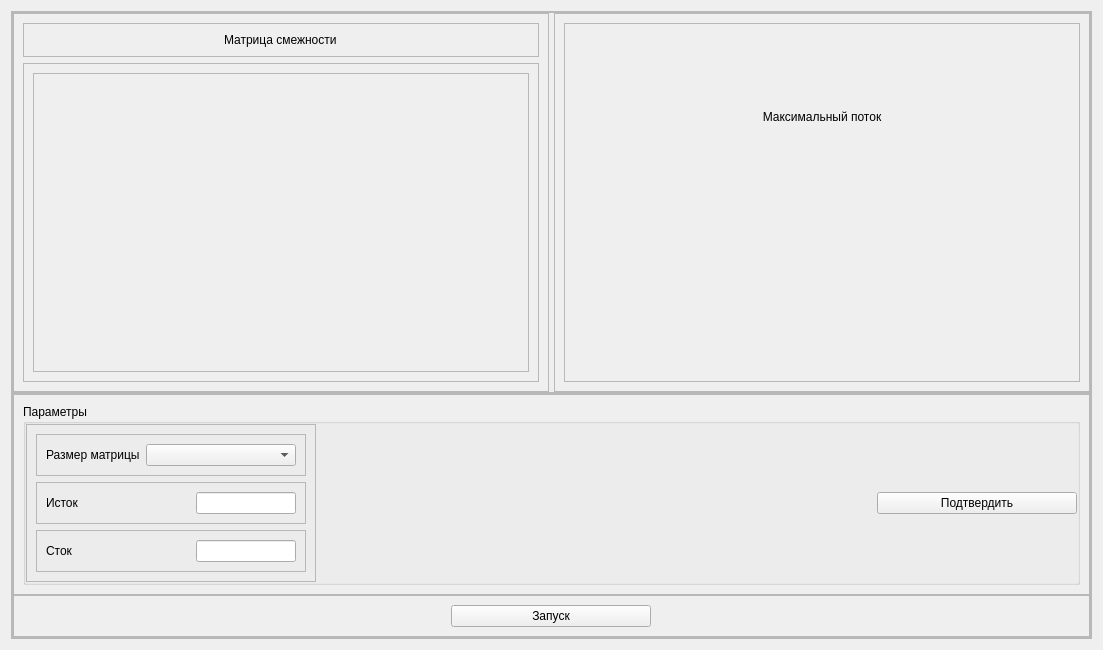
<?xml version="1.0" encoding="UTF-8"?>
<ui version="4.0">
 <class>FordFulkersonAlgoWidget</class>
 <widget class="QWidget" name="FordFulkersonAlgoWidget">
  <property name="geometry">
   <rect>
    <x>0</x>
    <y>0</y>
    <width>1103</width>
    <height>650</height>
   </rect>
  </property>
  <property name="windowTitle">
   <string>Form</string>
  </property>
  <layout class="QVBoxLayout" name="verticalLayout">
   <item>
    <widget class="QFrame" name="frame_22">
     <property name="frameShape">
      <enum>QFrame::StyledPanel</enum>
     </property>
     <property name="frameShadow">
      <enum>QFrame::Raised</enum>
     </property>
     <layout class="QVBoxLayout" name="verticalLayout_16">
      <property name="spacing">
       <number>0</number>
      </property>
      <property name="leftMargin">
       <number>0</number>
      </property>
      <property name="topMargin">
       <number>0</number>
      </property>
      <property name="rightMargin">
       <number>0</number>
      </property>
      <property name="bottomMargin">
       <number>0</number>
      </property>
      <item>
       <widget class="QFrame" name="frame_23">
        <property name="sizePolicy">
         <sizepolicy hsizetype="Preferred" vsizetype="Expanding">
          <horstretch>0</horstretch>
          <verstretch>0</verstretch>
         </sizepolicy>
        </property>
        <property name="frameShape">
         <enum>QFrame::StyledPanel</enum>
        </property>
        <property name="frameShadow">
         <enum>QFrame::Raised</enum>
        </property>
        <layout class="QHBoxLayout" name="horizontalLayout_11">
         <property name="spacing">
          <number>5</number>
         </property>
         <property name="leftMargin">
          <number>0</number>
         </property>
         <property name="topMargin">
          <number>0</number>
         </property>
         <property name="rightMargin">
          <number>0</number>
         </property>
         <property name="bottomMargin">
          <number>0</number>
         </property>
         <item>
          <widget class="QFrame" name="frame_24">
           <property name="frameShape">
            <enum>QFrame::StyledPanel</enum>
           </property>
           <property name="frameShadow">
            <enum>QFrame::Raised</enum>
           </property>
           <layout class="QVBoxLayout" name="verticalLayout_13">
            <item alignment="Qt::AlignTop">
             <widget class="QFrame" name="frame_25">
              <property name="frameShape">
               <enum>QFrame::StyledPanel</enum>
              </property>
              <property name="frameShadow">
               <enum>QFrame::Raised</enum>
              </property>
              <layout class="QVBoxLayout" name="verticalLayout_14">
               <item alignment="Qt::AlignHCenter">
                <widget class="QLabel" name="label_4">
                 <property name="text">
                  <string>Матрица смежности</string>
                 </property>
                </widget>
               </item>
              </layout>
             </widget>
            </item>
            <item>
             <widget class="QFrame" name="frame_26">
              <property name="sizePolicy">
               <sizepolicy hsizetype="Preferred" vsizetype="Expanding">
                <horstretch>0</horstretch>
                <verstretch>0</verstretch>
               </sizepolicy>
              </property>
              <property name="frameShape">
               <enum>QFrame::StyledPanel</enum>
              </property>
              <property name="frameShadow">
               <enum>QFrame::Raised</enum>
              </property>
              <layout class="QVBoxLayout" name="verticalLayout_21">
               <item>
                <widget class="QScrollArea" name="sa_left_2">
                 <property name="widgetResizable">
                  <bool>true</bool>
                 </property>
                 <widget class="QWidget" name="scrollAreaWidgetContents_3">
                  <property name="geometry">
                   <rect>
                    <x>0</x>
                    <y>0</y>
                    <width>496</width>
                    <height>301</height>
                   </rect>
                  </property>
                  <layout class="QVBoxLayout" name="verticalLayout_3"/>
                 </widget>
                </widget>
               </item>
              </layout>
             </widget>
            </item>
           </layout>
          </widget>
         </item>
         <item>
          <widget class="QFrame" name="frame_27">
           <property name="frameShape">
            <enum>QFrame::StyledPanel</enum>
           </property>
           <property name="frameShadow">
            <enum>QFrame::Raised</enum>
           </property>
           <layout class="QVBoxLayout" name="verticalLayout_5">
            <item>
             <widget class="QScrollArea" name="sa_right_2">
              <property name="widgetResizable">
               <bool>true</bool>
              </property>
              <widget class="QWidget" name="scrollAreaWidgetContents_4">
               <property name="geometry">
                <rect>
                 <x>0</x>
                 <y>0</y>
                 <width>516</width>
                 <height>361</height>
                </rect>
               </property>
               <layout class="QVBoxLayout" name="verticalLayout_4">
                <item>
                 <widget class="QLabel" name="result_title">
                  <property name="text">
                   <string>Максимальный поток</string>
                  </property>
                  <property name="alignment">
                   <set>Qt::AlignCenter</set>
                  </property>
                 </widget>
                </item>
                <item>
                 <widget class="QLabel" name="lb_result">
                  <property name="frameShadow">
                   <enum>QFrame::Plain</enum>
                  </property>
                  <property name="text">
                   <string/>
                  </property>
                  <property name="alignment">
                   <set>Qt::AlignCenter</set>
                  </property>
                 </widget>
                </item>
               </layout>
              </widget>
             </widget>
            </item>
           </layout>
          </widget>
         </item>
        </layout>
       </widget>
      </item>
      <item>
       <widget class="QFrame" name="frame_28">
        <property name="frameShape">
         <enum>QFrame::StyledPanel</enum>
        </property>
        <property name="frameShadow">
         <enum>QFrame::Raised</enum>
        </property>
        <layout class="QVBoxLayout" name="verticalLayout_15">
         <property name="spacing">
          <number>0</number>
         </property>
         <property name="leftMargin">
          <number>0</number>
         </property>
         <property name="topMargin">
          <number>0</number>
         </property>
         <property name="rightMargin">
          <number>0</number>
         </property>
         <property name="bottomMargin">
          <number>0</number>
         </property>
         <item>
          <widget class="QFrame" name="frame_29">
           <property name="frameShape">
            <enum>QFrame::StyledPanel</enum>
           </property>
           <property name="frameShadow">
            <enum>QFrame::Raised</enum>
           </property>
           <layout class="QHBoxLayout" name="horizontalLayout_12">
            <item>
             <widget class="QGroupBox" name="groupBox_3">
              <property name="title">
               <string>Параметры</string>
              </property>
              <layout class="QHBoxLayout" name="horizontalLayout_3">
               <property name="spacing">
                <number>0</number>
               </property>
               <property name="leftMargin">
                <number>0</number>
               </property>
               <property name="topMargin">
                <number>0</number>
               </property>
               <property name="rightMargin">
                <number>0</number>
               </property>
               <property name="bottomMargin">
                <number>0</number>
               </property>
               <item alignment="Qt::AlignLeft">
                <widget class="QFrame" name="frame_3">
                 <property name="frameShape">
                  <enum>QFrame::StyledPanel</enum>
                 </property>
                 <property name="frameShadow">
                  <enum>QFrame::Raised</enum>
                 </property>
                 <layout class="QVBoxLayout" name="verticalLayout_2">
                  <item>
                   <widget class="QFrame" name="frame">
                    <property name="frameShape">
                     <enum>QFrame::StyledPanel</enum>
                    </property>
                    <property name="frameShadow">
                     <enum>QFrame::Raised</enum>
                    </property>
                    <layout class="QHBoxLayout" name="horizontalLayout">
                     <item>
                      <widget class="QLabel" name="label">
                       <property name="sizePolicy">
                        <sizepolicy hsizetype="Fixed" vsizetype="Preferred">
                         <horstretch>0</horstretch>
                         <verstretch>0</verstretch>
                        </sizepolicy>
                       </property>
                       <property name="text">
                        <string>Размер матрицы</string>
                       </property>
                      </widget>
                     </item>
                     <item>
                      <widget class="QComboBox" name="cb_size_selection">
                       <property name="sizePolicy">
                        <sizepolicy hsizetype="Preferred" vsizetype="Fixed">
                         <horstretch>0</horstretch>
                         <verstretch>0</verstretch>
                        </sizepolicy>
                       </property>
                       <property name="minimumSize">
                        <size>
                         <width>150</width>
                         <height>0</height>
                        </size>
                       </property>
                       <property name="maximumSize">
                        <size>
                         <width>150</width>
                         <height>16777215</height>
                        </size>
                       </property>
                      </widget>
                     </item>
                    </layout>
                   </widget>
                  </item>
                  <item>
                   <widget class="QFrame" name="frame_2">
                    <property name="frameShape">
                     <enum>QFrame::StyledPanel</enum>
                    </property>
                    <property name="frameShadow">
                     <enum>QFrame::Raised</enum>
                    </property>
                    <layout class="QHBoxLayout" name="horizontalLayout_2">
                     <item>
                      <widget class="QLabel" name="label_2">
                       <property name="text">
                        <string>Исток</string>
                       </property>
                      </widget>
                     </item>
                     <item>
                      <widget class="QLineEdit" name="le_vertex_start">
                       <property name="sizePolicy">
                        <sizepolicy hsizetype="Preferred" vsizetype="Fixed">
                         <horstretch>0</horstretch>
                         <verstretch>0</verstretch>
                        </sizepolicy>
                       </property>
                       <property name="maximumSize">
                        <size>
                         <width>100</width>
                         <height>16777215</height>
                        </size>
                       </property>
                      </widget>
                     </item>
                    </layout>
                   </widget>
                  </item>
                  <item>
                   <widget class="QFrame" name="frame_4">
                    <property name="frameShape">
                     <enum>QFrame::StyledPanel</enum>
                    </property>
                    <property name="frameShadow">
                     <enum>QFrame::Raised</enum>
                    </property>
                    <layout class="QHBoxLayout" name="horizontalLayout_4">
                     <item>
                      <widget class="QLabel" name="label_3">
                       <property name="text">
                        <string>Сток</string>
                       </property>
                      </widget>
                     </item>
                     <item>
                      <widget class="QLineEdit" name="le_vertex_end">
                       <property name="sizePolicy">
                        <sizepolicy hsizetype="Preferred" vsizetype="Fixed">
                         <horstretch>0</horstretch>
                         <verstretch>0</verstretch>
                        </sizepolicy>
                       </property>
                       <property name="maximumSize">
                        <size>
                         <width>100</width>
                         <height>16777215</height>
                        </size>
                       </property>
                      </widget>
                     </item>
                    </layout>
                   </widget>
                  </item>
                 </layout>
                </widget>
               </item>
               <item>
                <widget class="QPushButton" name="pb_apply">
                 <property name="maximumSize">
                  <size>
                   <width>200</width>
                   <height>16777215</height>
                  </size>
                 </property>
                 <property name="text">
                  <string>Подтвердить</string>
                 </property>
                </widget>
               </item>
              </layout>
             </widget>
            </item>
           </layout>
          </widget>
         </item>
         <item>
          <widget class="QFrame" name="frame_30">
           <property name="frameShape">
            <enum>QFrame::StyledPanel</enum>
           </property>
           <property name="frameShadow">
            <enum>QFrame::Raised</enum>
           </property>
           <layout class="QHBoxLayout" name="horizontalLayout_14">
            <item>
             <widget class="QPushButton" name="pb_launch">
              <property name="maximumSize">
               <size>
                <width>200</width>
                <height>16777215</height>
               </size>
              </property>
              <property name="text">
               <string>Запуск</string>
              </property>
             </widget>
            </item>
           </layout>
          </widget>
         </item>
        </layout>
       </widget>
      </item>
     </layout>
    </widget>
   </item>
  </layout>
 </widget>
 <resources/>
 <connections/>
</ui>
